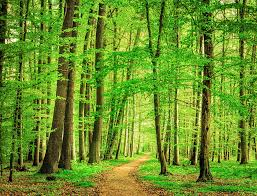
#> input picture isolation_forest/forest/fores6.jpg, 257 x 196 px, found by its file name; its folder holds 4 pictures in this run
$ python isolation_forest_img.py
#> lines starting #> are read from the running program, lines starting #| are printed output that depends on the picture
from sklearn.ensemble import IsolationForest
from sklearn.model_selection import train_test_split
import numpy as np
import os
from PIL import Image
import numpy as np

def load_images_from_folder(folder):
    images = []
    for filename in os.listdir(folder):
        img_path = os.path.join(folder, filename)
        if os.path.isfile(img_path):
            img = Image.open(img_path).convert('L')  # Convert to grayscale
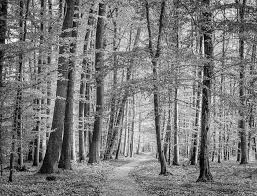
#> img: PIL image 257x196 L; min 1, max 249, mean 122.5
            img = img.resize((64, 64))  # Resize images to a consistent size
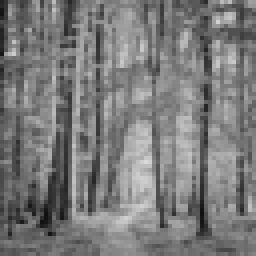
#> img: PIL image 64x64 L (shown 4 times larger); min 16, max 217, mean 122.5
            img_data = np.array(img)
            img_data_flat = img_data.flatten()  # Flatten the image
#> img_data_flat = 4096 values, max 217 at index 2596, min 16 at index 3403, mean 122.5
            images.append(img_data_flat)
#> pass 2 of the loop in load_images_from_folder, `for filename in os.listdir(folder):`:
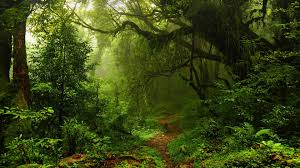
#> input picture isolation_forest/forest/forest1.jpg, 300 x 168 px, found by its file name
#> in load_images_from_folder, `img = Image.open(img_path).convert('L')`:
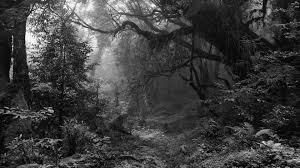
#> img: PIL image 300x168 L; min 0, max 254, mean 61.7
#> in load_images_from_folder, `img = img.resize((64, 64))`:
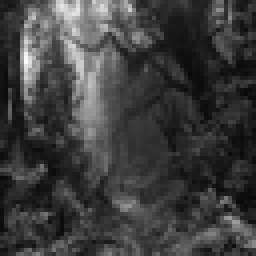
#> img: PIL image 64x64 L (shown 4 times larger); min 8, max 251, mean 61.7
#> img_data_flat = 4096 values, max 251 at index 966, min 8 at index 2816, mean 61.74
#> pass 3 of the loop in load_images_from_folder, `for filename in os.listdir(folder):`:
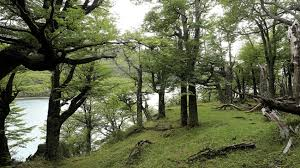
#> input picture isolation_forest/forest/forest10.jpg, 300 x 168 px, found by its file name
#> in load_images_from_folder, `img = Image.open(img_path).convert('L')`:
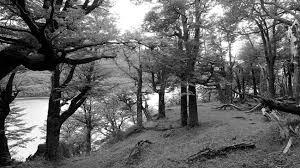
#> img: PIL image 300x168 L; min 0, max 255, mean 101
#> in load_images_from_folder, `img = img.resize((64, 64))`:
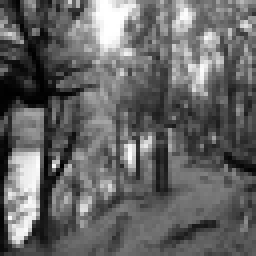
#> img: PIL image 64x64 L (shown 4 times larger); min 0, max 255, mean 101
#> img_data_flat = 4096 values, max 255 at index 26, min 0 at index 1033, mean 101
#> the loop made 4 passes; the first 3 are shown
    return np.array(images)

# Directory containing images
image_folder = "C:/Users/Student/Downloads/forest/Data/Forest"

# Load images and create feature matrix X
X = load_images_from_folder(image_folder)

# Normalize pixel values to range [0, 1]
X = X / 255.0

# Print shape of feature matrix X
print("Shape of feature matrix X:", X.shape)
#| Shape of feature matrix X: (4, 4096)


# Train Isolation Forest model
model = IsolationForest(contamination=0.01, random_state=42)  # Adjust contamination based on anomaly rate
model.fit(X)

#> (the run stopped early here; a loop or call above may not have finished)
